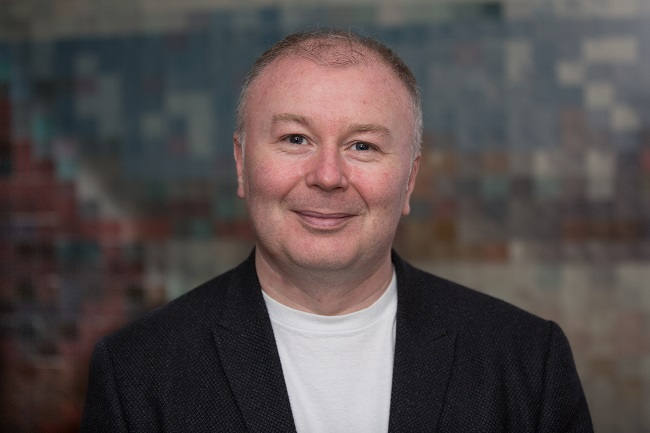
#> input picture AI-learning/ex3-computer-vision/img.jpg, 650 x 433 px, found by its file name
$ python add_salt.py
#> lines starting #> are read from the running program, lines starting #| are printed output that depends on the picture
### cv-learning/ex1/test.py
import matplotlib.pyplot as plt
from PIL import Image
import numpy as np
import skimage.color as sc
from matplotlib.pyplot import imshow

i=np.array(Image.open('img.jpg'))
#> i is the input picture: shape (433, 650, 3); mean R, G, B 84.3, 75.9, 75.5
img=Image.open('img.jpg')
i_mono=sc.rgb2gray(i)
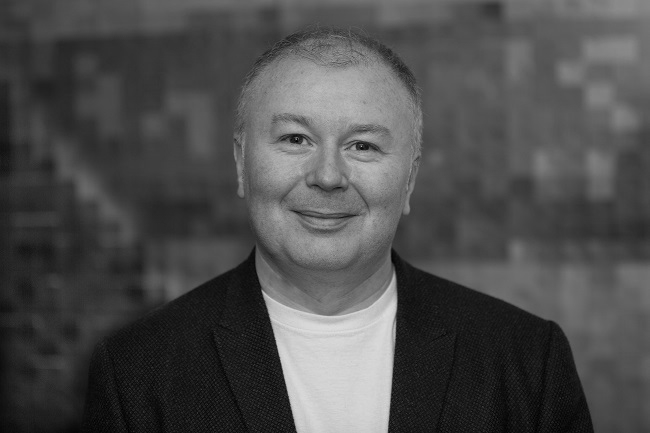
#> i_mono: shape (433, 650) float64; min 0.000565, max 0.873, mean 0.304
#plt.show(img)
#plt.imshow(i_mono,cmap='gray')
def im_hist(img):
    fig=plt.figure(figsize=(8,6))
    fig.clf()
    ax=fig.gca()
    ax.hist(img.flatten(),bins=256)
    plt.show()

#im_hist(i_mono)

def im_cdf(img):
    fig=plt.figure(figsize=(8,6))
    fig.clf()
    ax=fig.gca()
    ax.hist(img.flatten(),bins=256,cumulative=True)
    plt.show()
#im_cdf(i_mono)

### cv-learning/ex1/equalization.py
from test import *
import test
from skimage import exposure
from test import i_mono
from test import plt
i_eq=exposure.equalize_hist(i_mono)
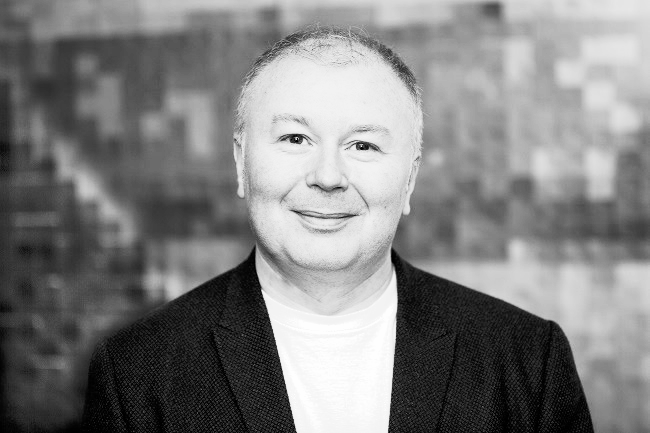
#> i_eq: shape (433, 650) float64; min 4.26e-05, max 1, mean 0.503
imshow(i_eq,cmap='gray')
im_hist(i_eq)
#> in im_hist, `plt.show()`:
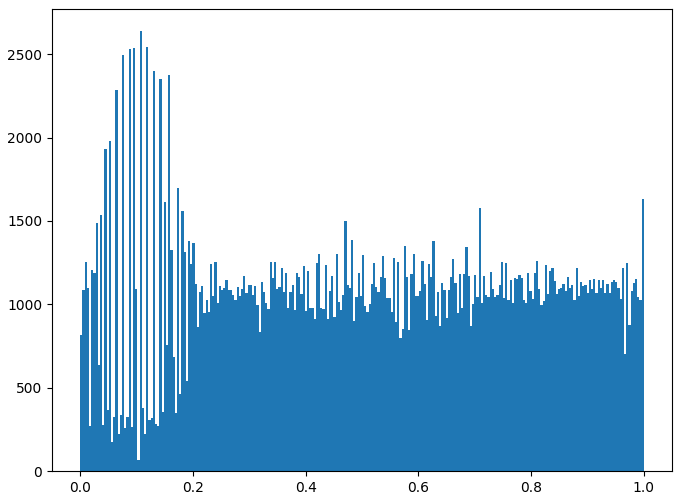
#> figure drawn by matplotlib, 1 panel; tallest bar 2639 high, from x = 0.106 to 0.109
im_cdf(i_eq)
#> in im_cdf, `plt.show()`:
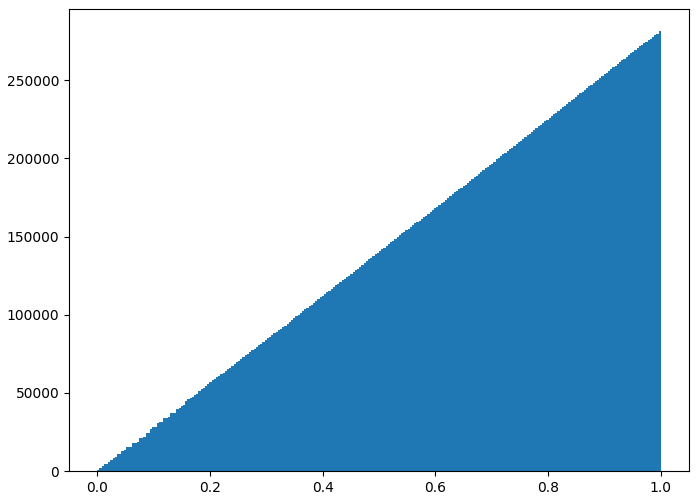
#> figure drawn by matplotlib, 1 panel; tallest bar 281450 high, from x = 0.996 to 1

### cv-learning/ex1/add_salt.py
from equalization import i_eq
from test import *
import skimage

i_n=skimage.util.random_noise(i_eq)
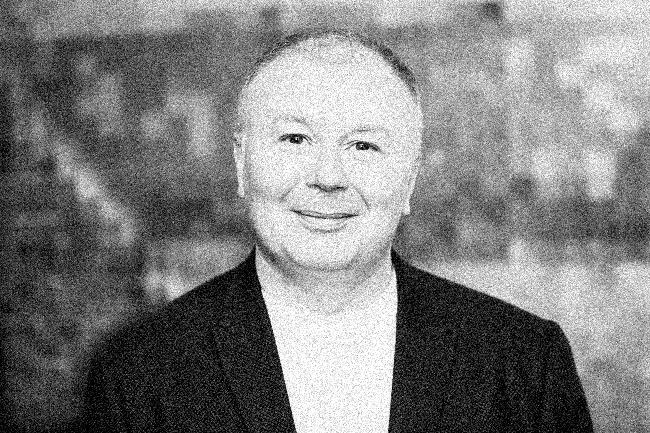
#> i_n: shape (433, 650) float64; min 0, max 1, mean 0.503
plt.show(i_n)
